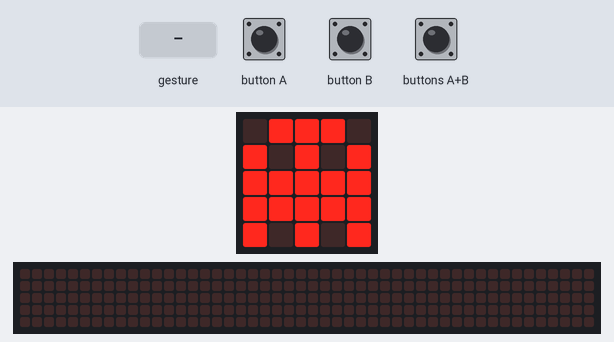
This program was run on a simulated BBC micro:bit (MakeCode). On the bench: the board's 5×5 LED display, a strip that is not on the board, showing the scrolling text unrolled. The test bench sets the inputs (shaded band). Random numbers come from a fixed seed; a tilt is held for 1.5 s and a shake lasts 1 s, then the board lies face up again; the 48×5 strip is a reading aid, not a part: it shows the text the display is scrolling, unrolled, one strip-width of it at a time.

Above: at 1.8 s.
1.9 s: button A pressed for 0.15 s
At 2.4 s:
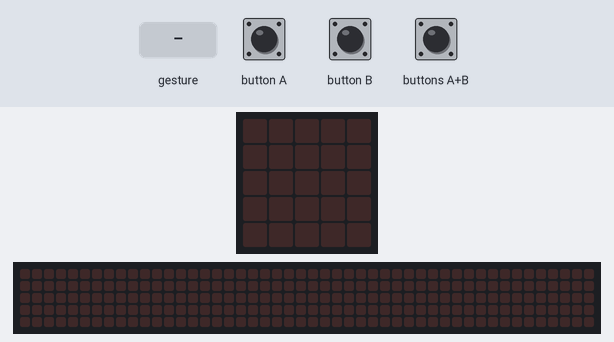
2.6 s: button B pressed for 0.15 s
At 2.92 s:
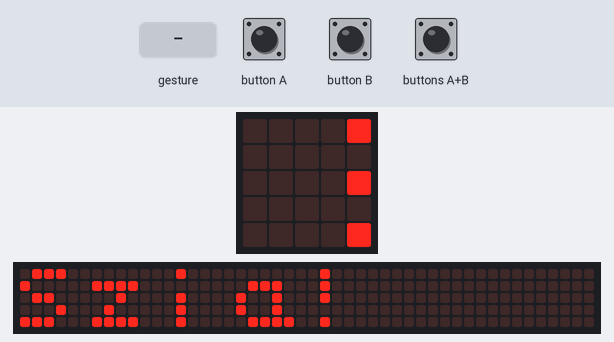
3.3 s: buttons A+B pressed for 0.15 s
At 3.52 s:
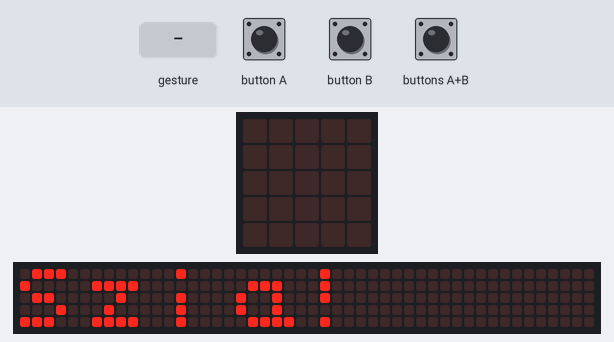
4.0 s: gesture 'shake'
At 4.72 s:
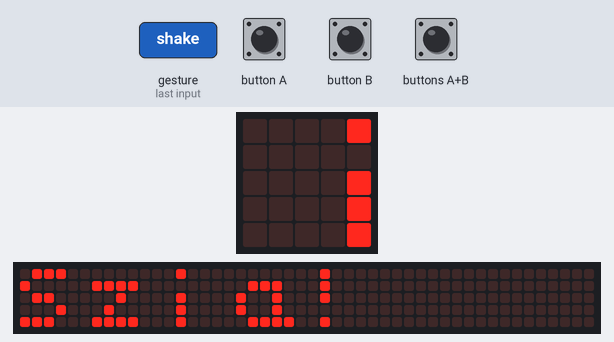

The program:

main.ts
```typescript
input.onButtonPressed(Button.A, function () {
    basic.clearScreen()
    basic.pause(500)
    basic.showString("Szia!")
})
input.onGesture(Gesture.Shake, function () {
    basic.clearScreen()
    basic.pause(500)
    véletlen = Math.randomBoolean()
    if (véletlen == true) {
        basic.showIcon(IconNames.Ghost)
    } else {
        basic.showNumber(5)
    }
})
input.onButtonPressed(Button.AB, function () {
    basic.clearScreen()
    basic.pause(500)
    basic.showNumber(randint(5, 15))
})
input.onButtonPressed(Button.B, function () {
    basic.clearScreen()
    basic.pause(500)
    basic.showNumber(2021)
})
let véletlen = false
basic.showIcon(IconNames.Ghost)
basic.forever(function () {

})
```

test.ts
```typescript
// ide kerülnek a tesztek; a rendszer ezt nem kompilálja, ha a csomagot bővítményként használják.
```

Measured:
- after the input at 1.9 s, the display: changes after 0.15 s (image 1)
- what the display in image 1 shows lasts 0.5 s, from 2.1 s to 2.6 s
